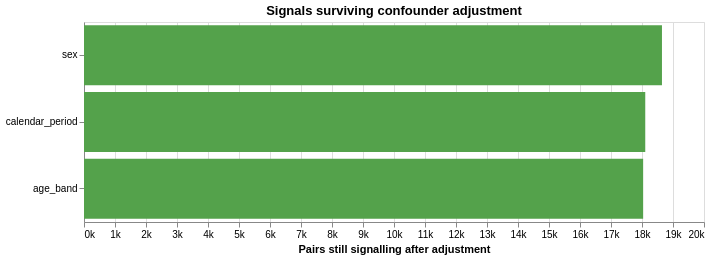

Here is the Vega-Lite specification saved for this chart:
### Vega-Lite specification from a JSON file in a GitHub repository (floating-point values rounded to 4 significant figures)
{"config": {"view": {"continuousWidth": 300, "continuousHeight": 300}}, "data": {"name": "data-9961314206ced11a1e5c5da76b7b3a91"}, "mark": {"type": "bar", "color": "#54A24B"}, "encoding": {"tooltip": [{"field": "tested", "format": ",", "type": "quantitative"}, {"field": "surviving", "format": ",", "type": "quantitative"}, {"field": "heterogeneous", "format": ",", "type": "quantitative"}], "x": {"axis": {"format": "~s"}, "field": "surviving", "title": "Pairs still signalling after adjustment", "type": "quantitative"}, "y": {"field": "variable", "sort": "-x", "title": null, "type": "nominal"}}, "height": 200, "title": "Signals surviving confounder adjustment", "width": 620, "$schema": "https://vega.github.io/schema/vega-lite/v6.1.0.json", "datasets": {"data-9961314206ced11a1e5c5da76b7b3a91": [{"variable": "sex", "tested": 18653, "surviving": 18644, "heterogeneous": 9467, "survival_rate": 0.9995}, {"variable": "age_band", "tested": 18307, "surviving": 18037, "heterogeneous": 13962, "survival_rate": 0.9853}, {"variable": "calendar_period", "tested": 18376, "surviving": 18105, "heterogeneous": 14503, "survival_rate": 0.9853}]}}
